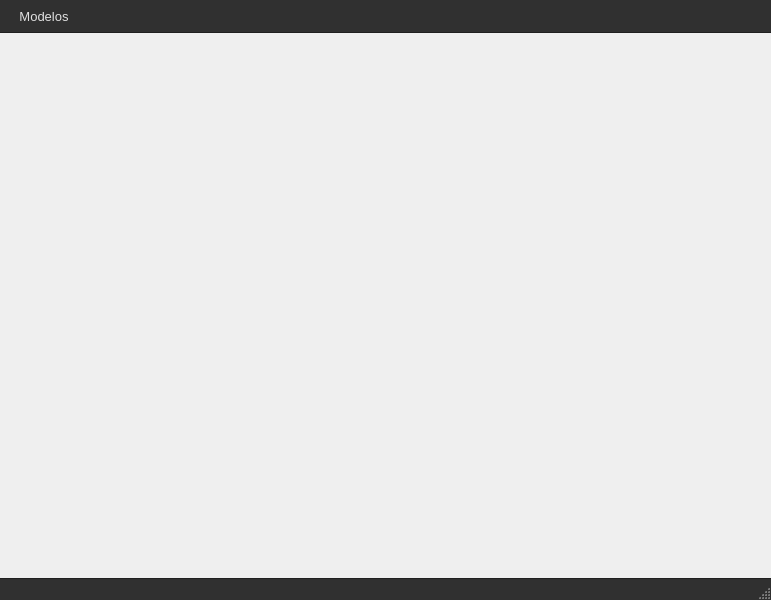
<?xml version="1.0" encoding="UTF-8"?>
<ui version="4.0">
 <class>MainWindow</class>
 <widget class="QMainWindow" name="MainWindow">
  <property name="geometry">
   <rect>
    <x>0</x>
    <y>0</y>
    <width>771</width>
    <height>600</height>
   </rect>
  </property>
  <property name="windowTitle">
   <string>MainWindow</string>
  </property>
  <property name="styleSheet">
   <string notr="true">/* ---- Estilo General (Opcional, pero recomendado) ---- */
QWidget {
    font-family: &quot;Segoe UI&quot;, &quot;Cantarell&quot;, &quot;Helvetica Neue&quot;, sans-serif;
    font-size: 10pt;
}

/* ---- QMenuBar (Barra de Menú Superior) ---- */
QMenuBar {
    background-color: #303030; /* Fondo oscuro */
    color: #E0E0E0; /* Texto claro */
    spacing: 4px;
    padding: 3px 5px;
    border-bottom: 1px solid #202020; /* Borde sutil */
}

QMenuBar::item {
    padding: 6px 10px;
    background-color: transparent;
    border-radius: 4px;
}

QMenuBar::item:selected { /* Cuando el menú está abierto */
    background-color: #454545; /* Fondo más claro */
}

QMenuBar::item:pressed { /* Al hacer clic */
    background-color: #007ACC; /* Acento azul brillante */
    color: white;
}

QMenuBar::item:disabled {
    color: #707070; /* Texto deshabilitado */
}


/* ---- QMenu (Menú Desplegable) ---- */
QMenu {
    background-color: #3C3C3C; /* Fondo del menú */
    color: #E0E0E0;
    border: 1px solid #202020; /* Borde nítido */
    border-radius: 5px;
    padding: 5px;
    margin: 2px;
}

QMenu::item {
    padding: 6px 25px;
    margin: 2px 4px;
    border-radius: 4px;
    background-color: transparent;
}

QMenu::item:selected { /* Hover o selección */
    background-color: #007ACC; /* Acento azul */
    color: white;
}

QMenu::item:disabled {
    color: #707070;
    background-color: transparent;
}

/* Separador en el menú */
QMenu::separator {
    height: 1px;
    background: #505050;
    margin: 5px 0px;
}

/* Iconos y checks en el menú */
QMenu::icon {
    padding-left: 5px;
}

QMenu::indicator { /* Para QAction con checkable=true */
    width: 14px;
    height: 14px;
    padding-left: 6px;
}


/* ---- QStatusBar (Barra de Estado Inferior) ---- */
QStatusBar {
    background-color: #303030; /* Coincide con la barra de menú */
    color: #B0B0B0; /* Texto un poco más atenuado */
    border-top: 1px solid #202020; /* Borde sutil */
    padding: 4px;
}

QStatusBar::item {
    border: none;
    margin: 0px 4px;
}</string>
  </property>
  <widget class="QWidget" name="centralwidget"/>
  <widget class="QMenuBar" name="menubar">
   <property name="geometry">
    <rect>
     <x>0</x>
     <y>0</y>
     <width>771</width>
     <height>36</height>
    </rect>
   </property>
   <widget class="QMenu" name="menuModelos">
    <property name="title">
     <string>Modelos</string>
    </property>
    <addaction name="actionBasicos"/>
    <addaction name="actionLangChain"/>
    <addaction name="separator"/>
    <addaction name="actionSalir"/>
   </widget>
   <addaction name="menuModelos"/>
  </widget>
  <widget class="QStatusBar" name="statusbar"/>
  <action name="actionBasicos">
   <property name="text">
    <string>Basicos</string>
   </property>
  </action>
  <action name="actionLangChain">
   <property name="text">
    <string>LangChain</string>
   </property>
  </action>
  <action name="actionSalir">
   <property name="text">
    <string>Salir</string>
   </property>
  </action>
 </widget>
 <resources/>
 <connections/>
</ui>
